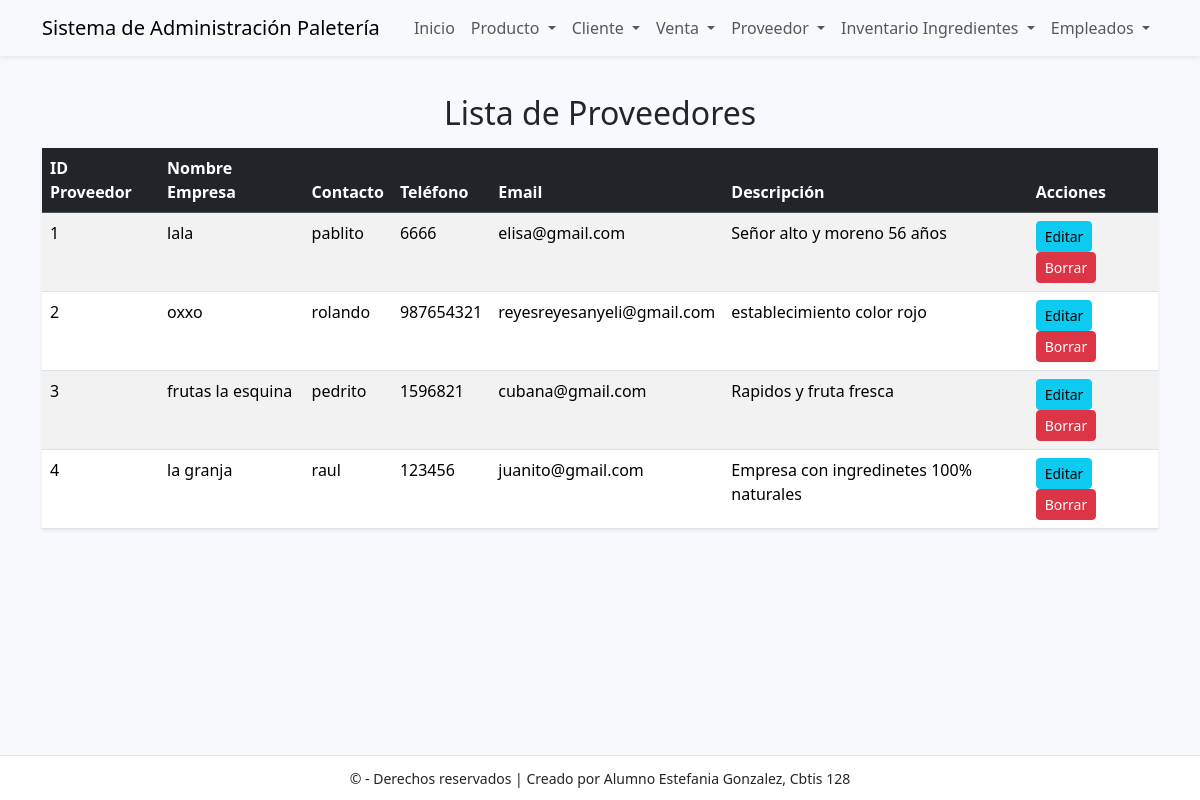
Page /proveedor/ver/ on the committed database.
### app_Paleteria/models.py (models this page shows, shortened)
class Proveedor(models.Model):
    id_proveedor = models.AutoField(primary_key=True)
    nombre_empresa = models.CharField(max_length=100)
    contacto = models.CharField(max_length=100, blank=True)
    telefono = models.CharField(max_length=20, blank=True)
    email = models.CharField(max_length=100, blank=True)
    descripcion = models.CharField(max_length=200, blank=True)

### app_Paleteria/views.py (the view)
# urls.py: path('proveedor/ver/', views.ver_proveedor, name='ver_proveedor'),
def ver_proveedor(request):
    proveedores = Proveedor.objects.all().order_by('id_proveedor')
    return render(request, 'proveedor/ver_proveedor.html', {'proveedores': proveedores})

### app_Paleteria/templates/proveedor/ver_proveedor.html
{% extends 'base.html' %}
{% block content %}
  <h2 class="text-center mt-4 mb-3">Lista de Proveedores</h2>
  <table class="table table-striped table-hover shadow-sm">
    <thead class="table-dark">
      <tr>
        <th>ID Proveedor</th>
        <th>Nombre Empresa</th>
        <th>Contacto</th>
        <th>Teléfono</th>
        <th>Email</th>
        <th>Descripción</th>
        <th>Acciones</th>
      </tr>
    </thead>
    <tbody>
      {% for p in proveedores %}
      <tr>
        <td>{{ p.id_proveedor }}</td>
        <td>{{ p.nombre_empresa }}</td>
        <td>{{ p.contacto }}</td>
        <td>{{ p.telefono }}</td>
        <td>{{ p.email }}</td>
        <td>{{ p.descripcion }}</td>
        <td>
          <a class="btn btn-sm btn-info" href="{% url 'actualizar_proveedor' p.pk %}">Editar</a>
          <a class="btn btn-sm btn-danger" href="{% url 'borrar_proveedor' p.pk %}">Borrar</a>
        </td>
      </tr>
      {% empty %}
      <tr>
        <td colspan="7" class="text-center">No hay proveedores registrados.</td>
      </tr>
      {% endfor %}
    </tbody>
  </table>
{% endblock %}

### app_Paleteria/templates/base.html (style rules this page uses)
body { padding-top: 70px; padding-bottom: 70px; background:#f7f9fc; }

### rows in the picture
Proveedor: id_proveedor "1", nombre_empresa "lala", contacto "pablito", telefono "6666", email "elisa@gmail.com", descripcion "Señor alto y moreno 56 años"
Proveedor: id_proveedor "2", nombre_empresa "oxxo", contacto "rolando", telefono "987654321", email "reyesreyesanyeli@gmail.com", descripcion "establecimiento color rojo"
Proveedor: id_proveedor "3", nombre_empresa "frutas la esquina", contacto "pedrito", telefono "1596821", email "cubana@gmail.com", descripcion "Rapidos y fruta fresca"
Proveedor: id_proveedor "4", nombre_empresa "la granja", contacto "raul", telefono "123456", email "juanito@gmail.com", descripcion "Empresa con ingredinetes 100% naturales"
